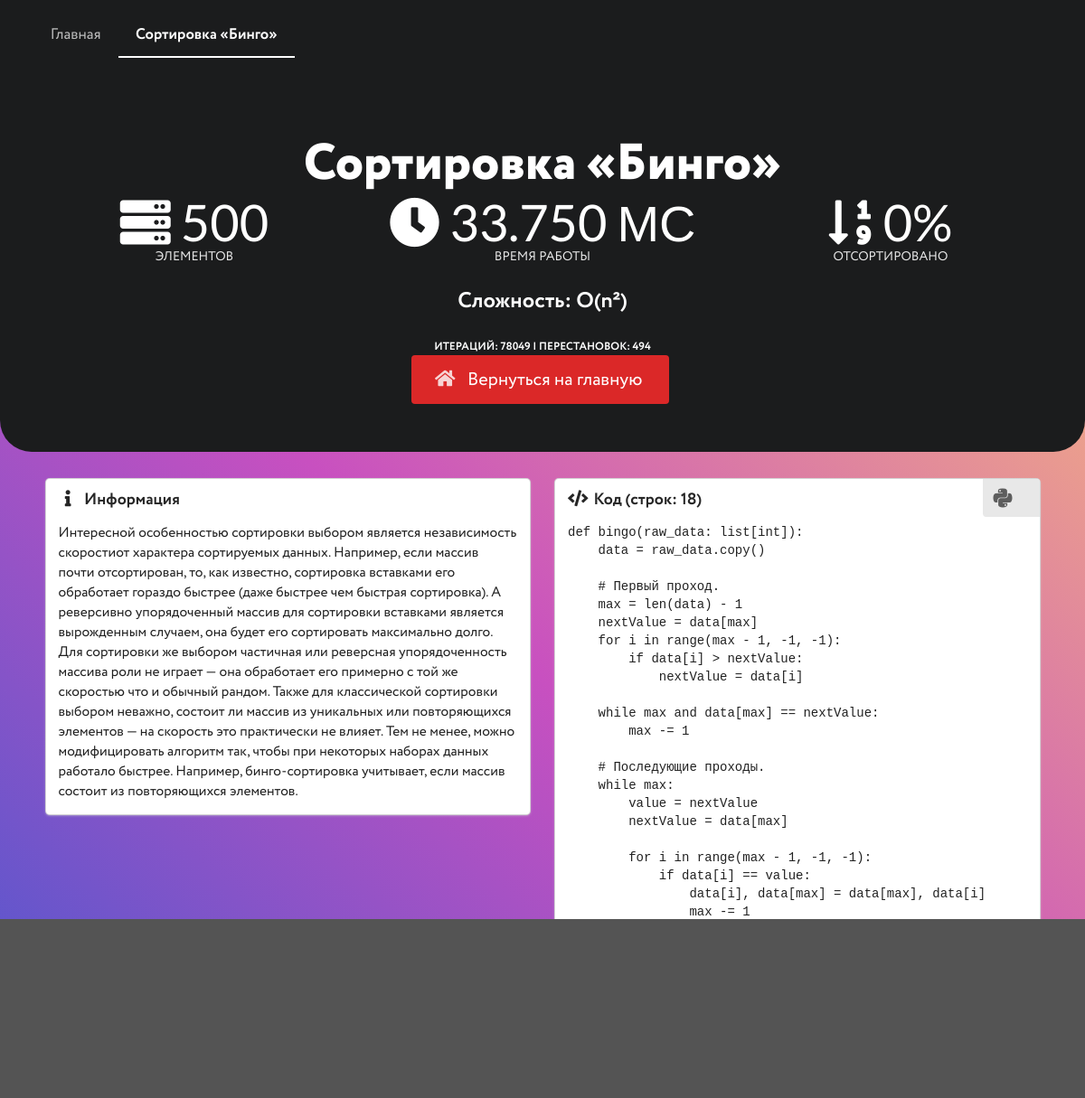
Screenshot of /profile/460 with the database file from the repository.
### app_main/models.py (models this page shows)
class Algorithm(models.Model):
    types = (
        ('Обменами', 'Обменами'),
        ('Выбором', 'Выбором'),
        ('Вставками', 'Вставками'),
    )
    sorts = (
        (0, 0),
        (10, 10),
        (25, 25),
        (33, 33),
        (50, 50),
        (75, 75),
        (90, 90)
    )
    item_count_c = (
        (500, 500),
        (1000, 1000),
        (2500, 2500),
        (5000, 5000)
    )
    name = models.CharField('Название', name='name', max_length=128)
    type = models.CharField('Тип', name='type', max_length=64, choices=types)
    complexity = models.CharField(
        'сложность', name='complexity', max_length=128)
    sort_percentage = models.IntegerField(
        'Процент сортировки массива', name='sort_percentage', choices=sorts)
    item_count = models.IntegerField(
        'Кол-во элементов', name='item_count', choices=item_count_c)
    time = models.FloatField('Время работы', name='time')
    iter_count = models.IntegerField('Кол-во итераций', name='iter_count')
    replacements_count = models.IntegerField(
        'Кол-во перестановок', name='replacements_count')
    code_lines_count = models.IntegerField(
        'Кол-во строк кода', name='code_lines_count')
    code = models.TextField('Код', name='code')
    description = models.TextField('Описание', name='description')
    class Meta:
        verbose_name = 'алгоритм сортировки'
        verbose_name_plural = 'алгоритмы сортировки'

### app_main/views.py (the view)
# urls.py: path('profile/<int:pk>', views.sort_profile, name='sort_profile'),
def sort_profile(request, pk: int):
    algo: Algorithm = Algorithm.objects.get(pk=pk)
    if '(' in algo.name:
        language = 'C++'
    else:
        language = 'Python'
    return render(request, 'site/sort_profile.html', {'algo': algo, 'language': language})

### app_main/templates/site/sort_profile.html (shortened to what this page needs)
{% load static %}
<html>
<head>
  <link rel="stylesheet" type="text/css" href="{% static 'ui/semantic.min.css' %}">
  <link rel="stylesheet" type="text/css" href="{% static 'css/fonts.css' %}">
  <link rel="stylesheet" type="text/css" href="{% static 'css/masthead.css' %}">
  <link rel="stylesheet" type="text/css" href="{% static 'css/acrylic.css' %}">
  <link rel="stylesheet" type="text/css" href="{% static 'css/custom.css' %}">
  <link rel="stylesheet" href="https://cdnjs.cloudflare.com/ajax/libs/highlight.js/11.5.0/styles/default.min.css">
</head>
<body class="pushable">
  <div class="pusher">
    <div class="ui inverted vertical masthead center aligned segment">
      <div class="ui container">
        <div class="ui large secondary inverted pointing menu">
          <a class="item" href="/#home" onclick="$('.dimmer').dimmer('show');">Главная</a>
          <a class="active item" href="/profile/{{ algo.pk }}" onclick="$('.dimmer').dimmer('show');">
            Сортировка «{{ algo.name }}»
          </a>
        </div>
      </div>
      <div class="ui container">
        <h1 class="ui inverted header">
          Сортировка «{{ algo.name }}»
        </h1>
        <div class="ui stackable equal width grid">
          <div class="column">
            <div class="ui inverted statistic">
              <div class="value">
                <i class="server icon"></i> {{ algo.item_count }}
              </div>
              <div class="label">
                Элементов
              </div>
            </div>
          </div>
          <div class="column">
            <div class="ui inverted statistic">
              <div class="value">
                <i class="clock icon"></i> {{algo.time|stringformat:".3f" }} мс
              </div>
              <div class="label">
                время работы
              </div>
            </div>
          </div>
          <div class="column">
            <div class="ui inverted statistic">
              <div class="value">
                <i class="sort numeric down icon"></i> {{ algo.sort_percentage }}%
              </div>
              <div class="label">
                Отсортировано
              </div>
            </div>
          </div>
        </div>
        <h2 class="ui inverted header">Сложность: {{ algo.complexity }} </h2>
        <h4 class="ui inverted sub header">Итераций: {{ algo.iter_count }} | Перестановок: {{ algo.replacements_count }}
        </h4>
        <a class="ui huge red button" href="/" onclick="$('.dimmer').dimmer('show');"><i class="home icon"></i>
          Вернуться на
          главную</a>
      </div>
    </div>
    <div class="ui hidden divider"></div>
    <div class="ui centered container">
      <div class="ui stackable two column grid container">
        <div class="column">
          <div class="ui fluid card">
            <div class="content">
              <h2 class="icon header"><i class="info icon"></i> Информация</h2>
              <p>
                {{ algo.description }}
              </p>
            </div>
          </div>
        </div>
        <div class="column">
          <div class="ui fluid card">
            <div class="content">
              <h2 class="icon header"><i class="code icon"></i> Код (строк: {{ algo.code_lines_count }})</h2>
              <div class="ui top right attached label">
                {% if language == "Python" %}
                <i class="python big icon"></i>
                {% else %}
                <h3 class="ui header">C++</h3>
                {% endif %}
              </div>
              <div class="scrollable content">
                <pre><code class="{{ language }}">{{ algo.code }}</code></pre>
              </div>
            </div>
          </div>
        </div>
      </div>
    </div>
    <br><br><br><br><br><br>
  </div>
</body>
</html>

### static/css/masthead.css (style rules this page uses)
.masthead.segment { min-height: 500px; padding: 1em 0em; background-color: rgba(0, 0, 0, 50); border-bottom-left-radius: 35px !important; border-bottom-right-radius: 35px !important; }
.masthead h1.ui.header { margin-top: 1.5em; margin-bottom: 0em; font-size: 4em; font-weight: normal; }
.masthead h2 { font-size: 1.7em; font-weight: normal; }
.ui.secondary.inverted.pointing.menu { border: none; }

### static/css/custom.css (style rules this page uses)
.menu, thead { font-family: "Circe" !important; font-size: 1.2em !important; font-weight: 800 !important; }
p, h3, h4, h5, h6, .button, .a, td, div.label, a.label { font-family: "Circe" !important; font-weight: 400 !important; }
p, a.label { font-size: 1.1em !important; }
.header { font-family: "Circe" !important; font-weight: 700 !important; }
h1.header { font-family: "Circe" !important; font-weight: 800 !important; }
h2 { font-family: "Circe" !important; font-weight: 700 !important; }
body.pushable > .pusher { background-color: #4158d0 !important; background-image: linear-gradient( 43deg, #4158d0 0%, #c850c0 46%, #ffcc70 100% ) !important; }

### rows the page displays
Algorithm: name "Бинго", item_count "500", time "33.750", sort_percentage "0", complexity "O(n²)", iter_count "78049", replacements_count "494", description "Интересной особенностью сортировки выбором является независимость скоростиот характера сортируемых данных. Например, если массив почти отсортирован, то, как известно, сортировка вставками его обработает гораздо быстрее (даже быстрее чем быстрая сортировка). А реверсивно упорядоченный массив для сортировки вставками является вырожденным случаем, она будет его сортировать максимально долго. Для сортировки же выбором частичная или реверсная упорядоченность массива роли не играет — она обработает его примерно с той же скоростью что и обычный рандом. Также для классической сортировки выбором неважно, состоит ли массив из уникальных или повторяющихся элементов — на скорость это практически не…", code_lines_count "18", code "def bingo(raw_data: list[int]): data = raw_data.copy() # Первый проход. max = len(data) - 1 nextValue = data[max] for i in range(max - 1, -1, -1): if data[i] > nextValue: nextValue = data[i] while max and data[max] == nextValue: max -= 1 # Последующие проходы. while max: value = nextValue nextValue = data[max] for i in range(max - 1, -1, -1): if data[i] == value: data[i], data[max] = data[max], data[i] max -= 1 elif data[i] > nextValue: nextValue = data[i] while max and data[max] == nextValue: max -= 1 return data"
